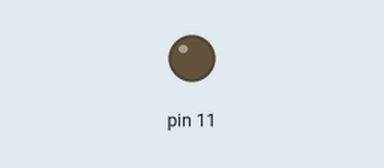
Recording of a sketch running on a simulated Arduino Uno, built with avr-gcc and run on an emulated ATmega328P. Parts: output pins drawn as LEDs (lit = HIGH).

Above: at 0.15 s.
At 16.11 s:
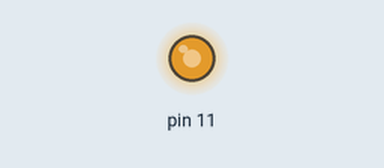
Timing chart, 0 to 16.0 s (numbered marks = the images above):
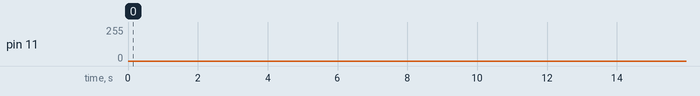

The sketch:

PWM.ino
```cpp
/*
   Exemplo de PWM

   @Author Brenon Kalevi
*/

int efeito = 2;


void setup() {
  pinMode(11, OUTPUT);


}

void loop() {
  for (int i = 0; i < 255; i++) {

    analogWrite(11, i);
    delay(efeito);
  }

  for (int i = 255; i > 0; i--) {
    analogWrite(11, i);
    delay(efeito);

  }


}
```
